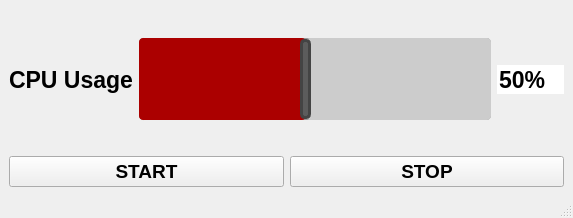
<?xml version="1.0" encoding="UTF-8"?>
<ui version="4.0">
 <class>MainWindow</class>
 <widget class="QMainWindow" name="MainWindow">
  <property name="geometry">
   <rect>
    <x>0</x>
    <y>0</y>
    <width>573</width>
    <height>218</height>
   </rect>
  </property>
  <property name="windowTitle">
   <string>Coil Whine Be Gone</string>
  </property>
  <widget class="QWidget" name="centralwidget">
   <layout class="QVBoxLayout" name="verticalLayout">
    <item>
     <layout class="QHBoxLayout" name="horizontalLayout_2">
      <item>
       <widget class="QLabel" name="label">
        <property name="font">
         <font>
          <pointsize>17</pointsize>
          <bold>true</bold>
         </font>
        </property>
        <property name="text">
         <string>CPU Usage</string>
        </property>
       </widget>
      </item>
      <item>
       <widget class="QSlider" name="utilizationPercentageSlider">
        <property name="sizePolicy">
         <sizepolicy hsizetype="Expanding" vsizetype="Expanding">
          <horstretch>0</horstretch>
          <verstretch>0</verstretch>
         </sizepolicy>
        </property>
        <property name="styleSheet">
         <string notr="true">QSlider::groove:horizontal {
    background: #d3d3d3;
    height: 80%;
    border: 1px solid #999;
    border-radius: 4px;
}

QSlider::handle:horizontal {
    background: #5c5c5c;
    width: 5px;
    margin: 0px -10px;
    border: 3px solid #444;
    border-radius: 5px;
}

QSlider::sub-page:horizontal {
    background: #ab0000;
    border-radius: 4px;
}

QSlider::add-page:horizontal {
    background: #cccccc;
    border-radius: 4px;
}</string>
        </property>
        <property name="minimum">
         <number>5</number>
        </property>
        <property name="maximum">
         <number>100</number>
        </property>
        <property name="singleStep">
         <number>5</number>
        </property>
        <property name="value">
         <number>50</number>
        </property>
        <property name="orientation">
         <enum>Qt::Orientation::Horizontal</enum>
        </property>
       </widget>
      </item>
      <item>
       <widget class="QSpinBox" name="utilizationPercentageSpinBox">
        <property name="font">
         <font>
          <pointsize>17</pointsize>
          <bold>true</bold>
         </font>
        </property>
        <property name="frame">
         <bool>false</bool>
        </property>
        <property name="readOnly">
         <bool>true</bool>
        </property>
        <property name="buttonSymbols">
         <enum>QAbstractSpinBox::ButtonSymbols::NoButtons</enum>
        </property>
        <property name="suffix">
         <string>%</string>
        </property>
        <property name="minimum">
         <number>5</number>
        </property>
        <property name="maximum">
         <number>100</number>
        </property>
        <property name="singleStep">
         <number>5</number>
        </property>
        <property name="value">
         <number>50</number>
        </property>
       </widget>
      </item>
     </layout>
    </item>
    <item>
     <layout class="QHBoxLayout" name="horizontalLayout_3">
      <item>
       <widget class="QPushButton" name="startPushButton">
        <property name="sizePolicy">
         <sizepolicy hsizetype="Minimum" vsizetype="Preferred">
          <horstretch>0</horstretch>
          <verstretch>0</verstretch>
         </sizepolicy>
        </property>
        <property name="font">
         <font>
          <pointsize>14</pointsize>
          <bold>true</bold>
         </font>
        </property>
        <property name="text">
         <string>START</string>
        </property>
        <property name="icon">
         <iconset theme="QIcon::ThemeIcon::MediaPlaybackStart"/>
        </property>
       </widget>
      </item>
      <item>
       <widget class="QPushButton" name="stopPushButton">
        <property name="sizePolicy">
         <sizepolicy hsizetype="Minimum" vsizetype="Preferred">
          <horstretch>0</horstretch>
          <verstretch>0</verstretch>
         </sizepolicy>
        </property>
        <property name="font">
         <font>
          <pointsize>14</pointsize>
          <bold>true</bold>
         </font>
        </property>
        <property name="text">
         <string>STOP</string>
        </property>
        <property name="icon">
         <iconset theme="QIcon::ThemeIcon::MediaPlaybackStop"/>
        </property>
       </widget>
      </item>
     </layout>
    </item>
   </layout>
  </widget>
  <widget class="QMenuBar" name="menubar">
   <property name="geometry">
    <rect>
     <x>0</x>
     <y>0</y>
     <width>573</width>
     <height>21</height>
    </rect>
   </property>
  </widget>
  <widget class="QStatusBar" name="statusbar"/>
 </widget>
 <resources/>
 <connections/>
</ui>
